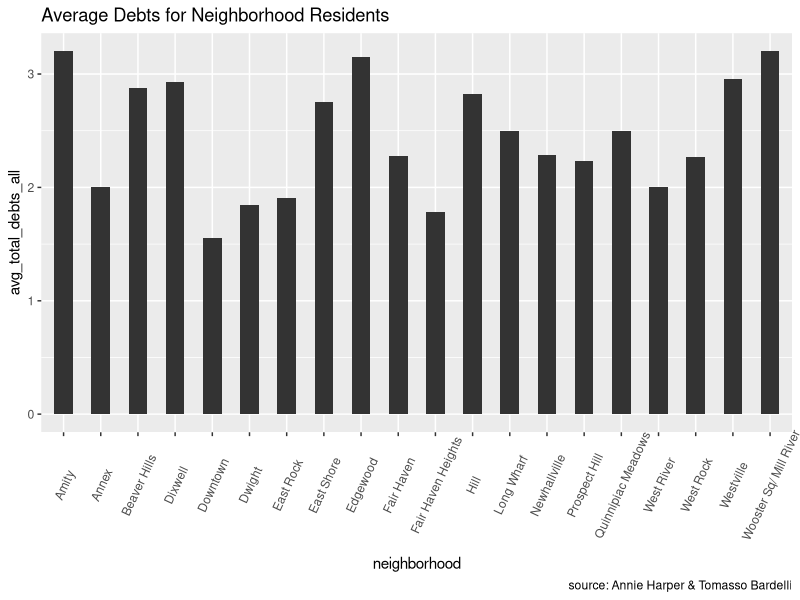
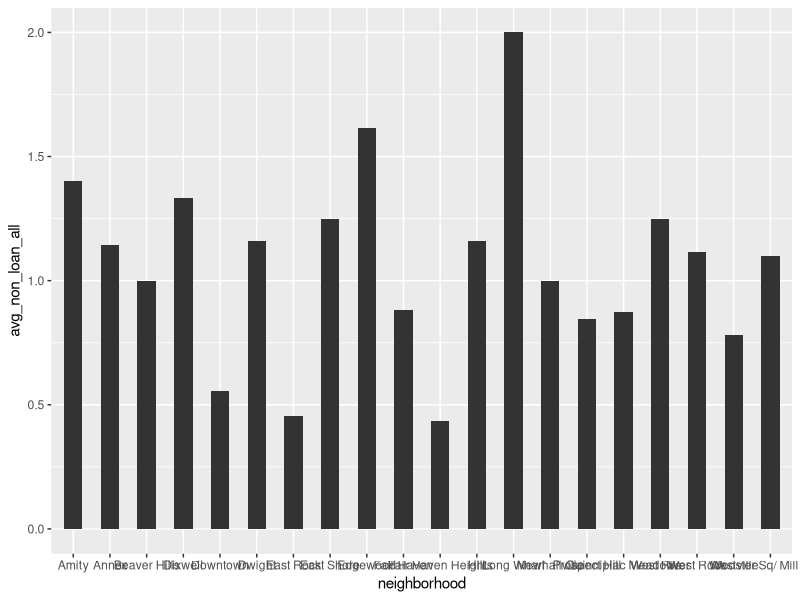

These figures' R source, in order:
# Author: Patrick Hayes (DataHaven)
# Pro-Bono Technical Assistance for Annie Harper (Yale School of Medicine) - Debt Map

library(ggplot2)


# reading in the data
debt_counts <- read.csv("data/debt_counts_Neighborhood_all_aggr.csv")

View(debt_counts)

# Graphing total debts by neighborhood
ggplot(data = debt_counts,
               aes(x = neighborhood, y = avg_total_debts_all)) +
  geom_bar(stat="identity", width=.5, fill= "#333333") + 
  labs(title="Average Debts for Neighborhood Residents", 
       caption="source: Annie Harper & Tomasso Bardelli") + 
  theme(axis.text.x = element_text(angle=65, vjust=0.6))

# Graphing non-loan debts by neighborhood
ggplot(data = debt_counts, aes(x = neighborhood, y = avg_non_loan_all)) + 
  geom_bar(stat="identity", width=.5, fill= "#333333")




             